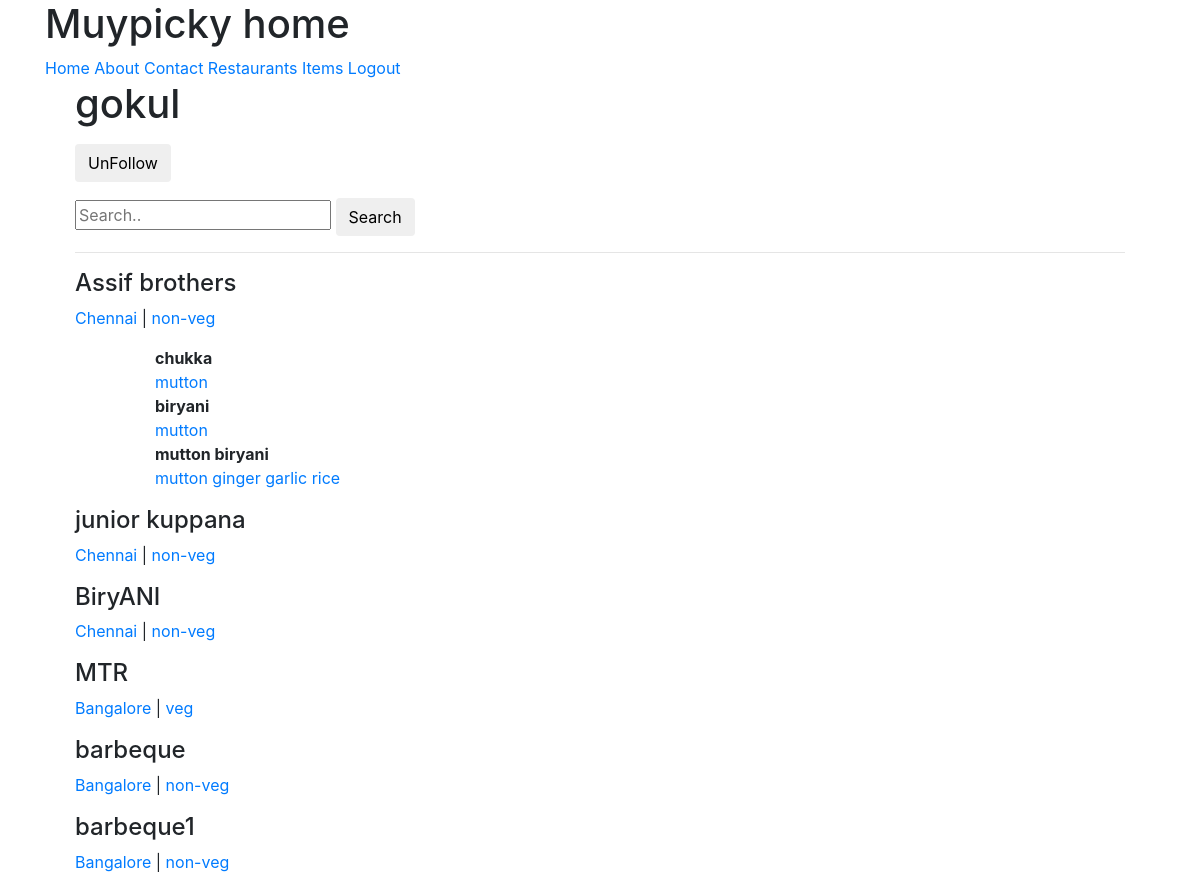
The app's page /u/gokul/ (signed in) with its own data.
### restaurants/models.py (models this page shows, shortened)
class RestaurantLocation(models.Model):
	owner 		= models.ForeignKey(User)
	name		= models.CharField(max_length=120)
	location 	= models.CharField(max_length=120, null=True, blank=True)
	category	= models.CharField(max_length=120, null=True, blank=False)
	timestamp 	= models.DateTimeField(auto_now_add=True)
	updated 	= models.DateTimeField(auto_now=True)
	slug		= models.SlugField(null=True,blank=True)
	objects 	=	RestaurantLocationManager()
	@property
	def title(self):
	    return self.name

### menus/models.py (models this page shows, shortened)
class Item(models.Model):
	user 		= 	models.ForeignKey(settings.AUTH_USER_MODEL)
	restaurant	= 	models.ForeignKey(RestaurantLocation)
	name 		= 	models.CharField(max_length=120)
	contents 	= 	models.TextField(help_text='Separate each Item by comma')
	excludes 	= 	models.TextField(blank = True, null=True, help_text='Separate each Item by comma')
	public 		= 	models.BooleanField(default=True)
	timestamp 	= 	models.DateTimeField(auto_now_add=True)
	updated 	=	models.DateTimeField(auto_now=True)
	class Meta:
		ordering = ['-updated','-timestamp']
	def get_content(self):
		return self.contents.split(",")

### profiles/views.py (the view)
# urls.py: url(r'^(?P<username>[\w]+)/$',ProfileDetailView.as_view(), name="detail"),
class ProfileDetailView(DetailView):
	template_name = "profiles/user.html"
	def get_object(self):
		username = self.kwargs.get("username")
		if username is None:
			raise Http404
		return get_object_or_404(User, username__iexact=username, is_active=True)
	def get_context_data(self, *argc, **kwargs):
		context = super(ProfileDetailView,self).get_context_data(*argc, **kwargs)
		user = context['user']
		is_following = False
		if user.profile in self.request.user.is_following.all():
			is_following = True
		context["is_following"]	= is_following
		query = self.request.GET.get('q')
		items_exists = Item.objects.filter(user=user).exists()
		qs = RestaurantLocation.objects.filter(owner=user).search(query)
		if items_exists and qs.exists():
			context['locations'] = qs
		return context

### restaurants/models.py (called while the page is built, shortened)
	def search(self,query):
		return self

	def get_queryset(self):
		return RestaurantLocationQuerySet(self.model,using=self._db)

### profiles/templates/profiles/user.html (shortened to what this page needs)
{% extends "base.html" %}
{% block content %}
<h1>  {{ user.username }}</h1>
<p> {% include 'profiles/snippets/follow_form.html' with username=user.username is_following=is_following %}</p>
<form class="form" method="GET" action=".">
<input type="text" placeholder="Search.." name="q" value="{{ request.GET.q }}"></input>
<button class="btn btn-default" type="submit"> Search </button>
</form>
<hr/>
{% if locations %}
		{% for rest in locations %}
		<div class="row">
				<div class="col-sm-12">
				<h4> {{rest.title}} </h4>
				<p> <a href='{{ request.path }}?q={{ rest.location }}'> {{ rest.location }} </a>  |
				<a href='{{ request.path }}?q={{ rest.category }}'> {{ rest.category }} </a>  </p>
				<div class='thumbnail'>
					<ul>
						{% for item in rest.item_set.all %}
						<ul>
								<b> {{ item.name }} </b></br>
								{% for ing in item.get_content %}
								<a href='{{ request.path }}?q={{ing}}'> {{ ing }} </a>
								{% endfor %}
						</ul>
						{% endfor %}
					</ul>
					</div>
				</div>
			</div>
		{% endfor %}
{% else %}
		<p class="lead"> No Items Found </p>
{% endif %}
{% endblock %}

### records on screen
RestaurantLocation: title "Assif brothers", location "Chennai", category "non-veg"
Item: name "chukka", get_content "mutton"
Item: name "biryani", get_content "mutton"
Item: name "mutton biryani", get_content "mutton" "ginger" "garlic" "rice"
RestaurantLocation: title "junior kuppana", location "Chennai", category "non-veg"
RestaurantLocation: title "BiryANI", location "Chennai", category "non-veg"
RestaurantLocation: title "MTR", location "Bangalore", category "veg"
RestaurantLocation: title "barbeque", location "Bangalore", category "non-veg"
RestaurantLocation: title "barbeque1", location "Bangalore", category "non-veg"

### other values on screen
{{ user.username }} "gokul"
